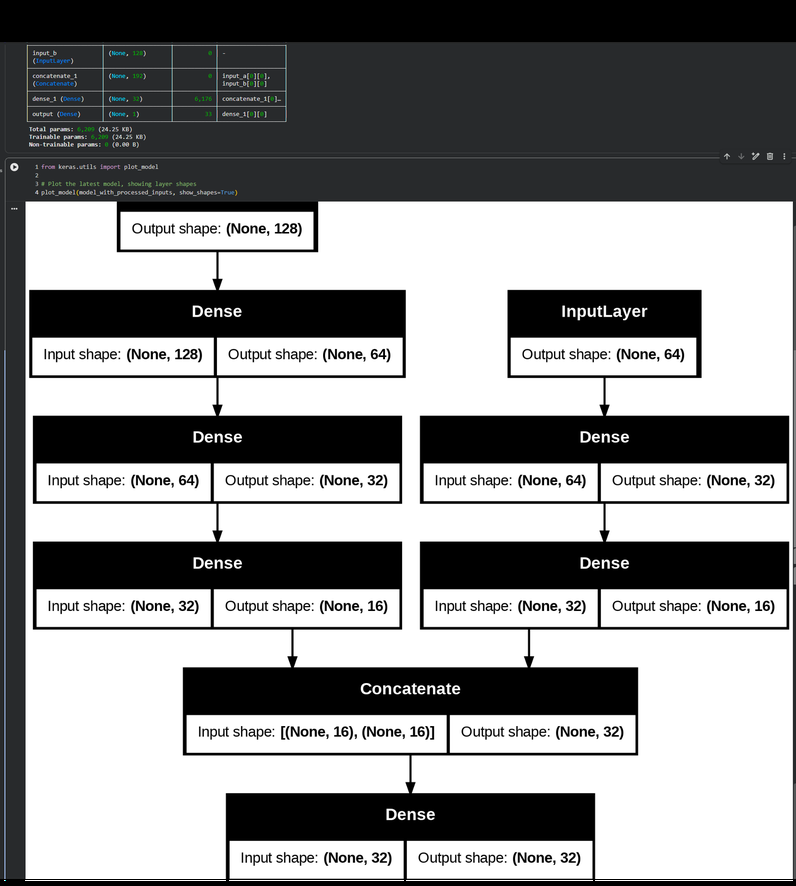
#> input picture Week-7/2026-08-08_06-23-33.png, 796 x 886 px, shrunk from 1776 x 1978 before the run, found by its file name
$ jupyter execute 'Computer Vission _Lab Task 2_ Edge Detection and Contour Detection.ipynb'
#> lines starting #> are read from the running program, lines starting #| are printed output that depends on the picture; after the words box and inside, x2 and y2 are one past the last pixel; in counts of white or black regions, pixels touching at a corner belong together
Objective

-Detect object boundaries using grayscale conversion, Gaussian blur, Canny edge detection, and contour detection.

-Recommended Images:

Coins, fruits, shapes, stationery, or any image with clear object boundaries.

[cell 1]
import cv2
import numpy as np
import matplotlib.pyplot as plt
from google.colab import files

print("OpenCV version:", cv2.__version__)

Step 1: Upload an Image

[cell 2]
uploaded = files.upload()
#> the answer given: 2026-08-08_06-23-33.png
image_path = list(uploaded.keys())[0]
print("Uploaded image:", image_path)

Step 2: Read and Display Original Image

[cell 3]
img_bgr = cv2.imread(image_path)
#> img_bgr is the input picture: shape (886, 796, 3); mean B, G, R 141.1, 140.7, 140.2

if img_bgr is None:
    raise ValueError("Image could not be loaded.")

img_rgb = cv2.cvtColor(img_bgr, cv2.COLOR_BGR2RGB)

plt.figure(figsize=(7,5))
plt.imshow(img_rgb)
plt.title("Original Image")
plt.axis("off")
plt.show()

print("Image shape:", img_rgb.shape)
#| Image shape: (886, 796, 3)

Step 3: Convert to Grayscale

[cell 4]
gray = cv2.cvtColor(img_rgb, cv2.COLOR_RGB2GRAY)

plt.figure(figsize=(7,5))
plt.imshow(gray, cmap="gray")
plt.title("Grayscale Image")
plt.axis("off")
plt.show()

Step 4: Apply Gaussian Blur

-Blurring reduces noise before edge detection.

[cell 5]
blur = cv2.GaussianBlur(gray, (5, 5), 0)
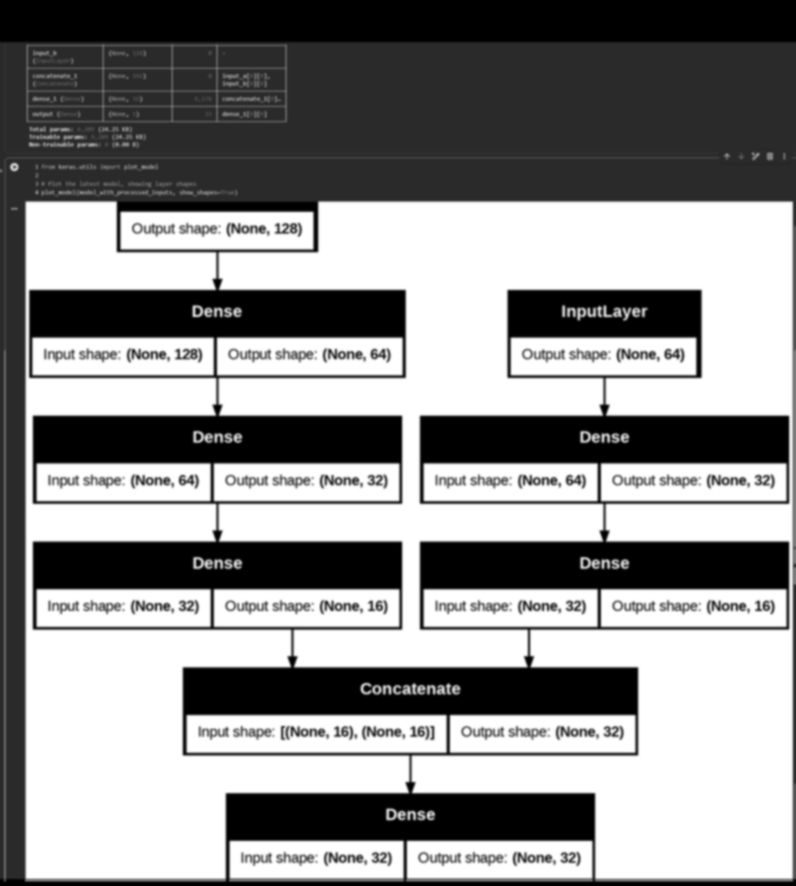
#> blur: shape (886, 796); min 0, max 255, mean 140.7

plt.figure(figsize=(7,5))
plt.imshow(blur, cmap="gray")
plt.title("Blurred Image")
plt.axis("off")
plt.show()

Step 5: Apply Canny Edge Detection

[cell 6]
low_threshold = 50    # we can lower threshold to capture missing contours
high_threshold = 100

edges = cv2.Canny(blur, low_threshold, high_threshold)
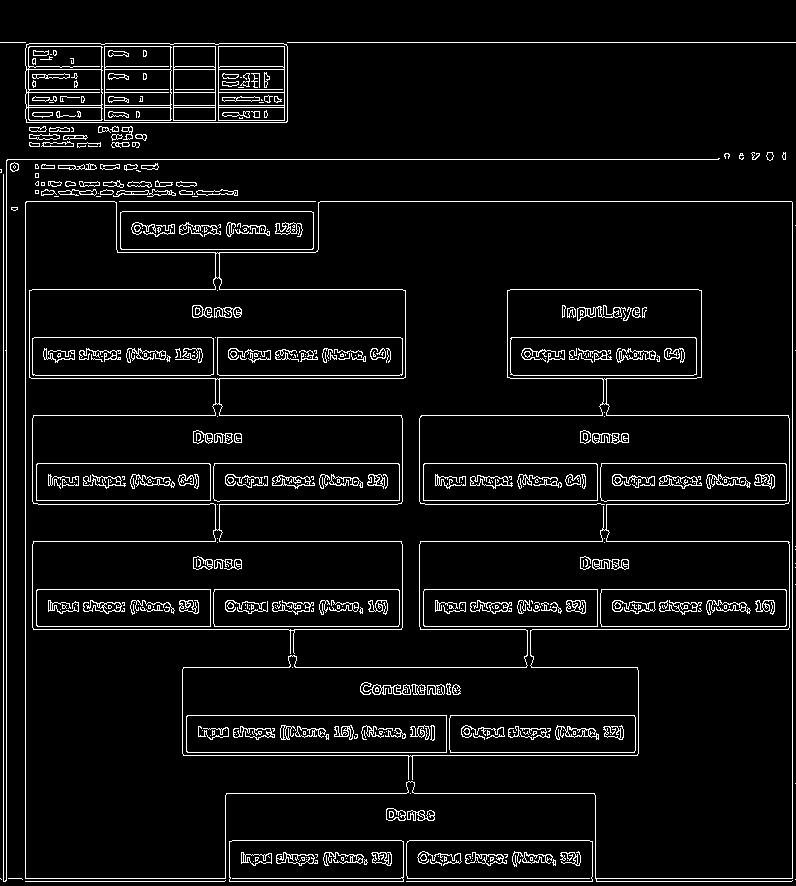
#> edges: shape (886, 796); 5.8% white in thin lines or dots

plt.figure(figsize=(7,5))
plt.imshow(edges, cmap="gray")
plt.title("Canny Edge Detection")
plt.axis("off")
plt.show()

Step 6: Find and Draw Contours

[cell 7]
contours, hierarchy = cv2.findContours(edges, cv2.RETR_EXTERNAL, cv2.CHAIN_APPROX_SIMPLE)
#> contours = 94 contours, 51 with area under 20; largest, box (x1, y1, x2, y2) and area: (25, 201, 793, 882) 477440, (25, 43, 288, 123) 20655, (120, 211, 314, 250) 7330, (229, 840, 404, 882) 7128, (465, 852, 507, 866) 232

output = img_rgb.copy()
cv2.drawContours(output, contours, -1, (255, 0, 0), 2)
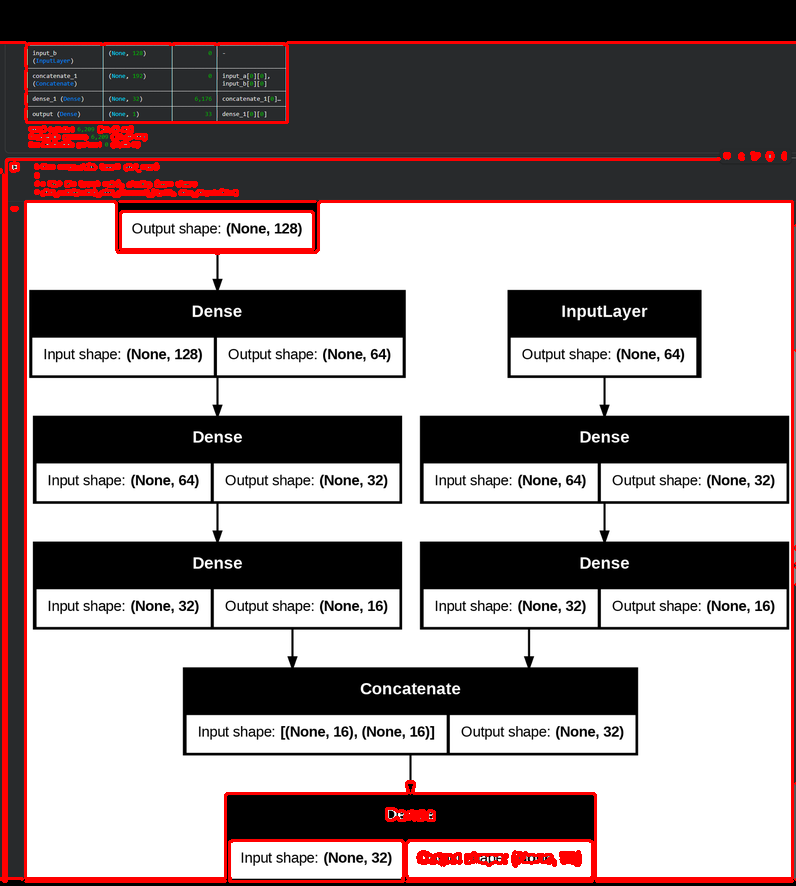
#> output: shape (886, 796, 3); mean R, G, B 147.8, 136, 136.3

plt.figure(figsize=(7,5))
plt.imshow(output)
plt.title("Detected Contours")
plt.axis("off")
plt.show()

print("Total contours detected:", len(contours))
#| Total contours detected: 94

Step 7: Filter Small Contours

-Sometimes noise creates small contours. We remove very small areas.

[cell 8]
min_area = 20      # Lowered min_area to capture more details

filtered_contours = []
for cnt in contours:
    area = cv2.contourArea(cnt)
    if area > min_area:
        filtered_contours.append(cnt)
#> this loop made 94 passes
#> area on passes 16, 17, 18, 19, 21, 23, 24, 25, 35, 38, 44, 46: 29.5, 196, 232.5, 46.5, 25.5, 7128, 129.5, 185, 7330, 477440, 43.5, 142
#> after the loop, filtered_contours = 43 contours; largest, box (x1, y1, x2, y2) and area: (25, 201, 793, 882) 477440, (25, 43, 288, 123) 20655, (120, 211, 314, 250) 7330, (229, 840, 404, 882) 7128, (465, 852, 507, 866) 232

filtered_output = img_rgb.copy()
cv2.drawContours(filtered_output, filtered_contours, -1, (0, 255, 0), 2)
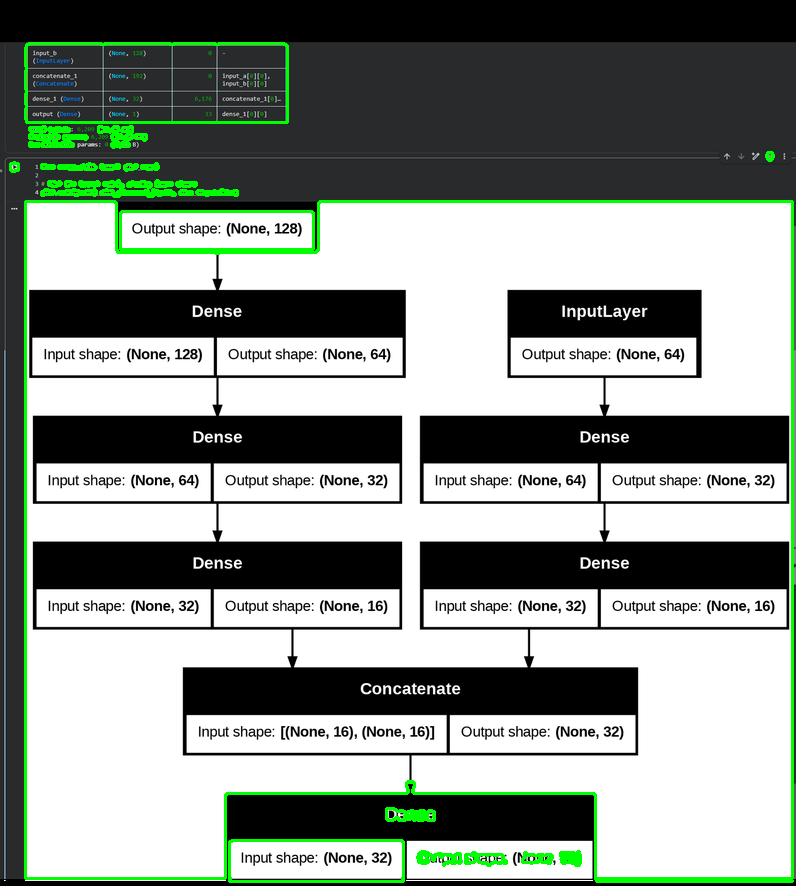
#> filtered_output: shape (886, 796, 3); mean R, G, B 136.6, 145, 137.5

plt.figure(figsize=(7,5))
plt.imshow(filtered_output)
plt.title(f"Filtered Contours: Area > {min_area}")
plt.axis("off")
plt.show()

print("Filtered object count:", len(filtered_contours))
#| Filtered object count: 43

Step 8: Draw Bounding Boxes around Contours

[cell 9]
box_output = img_rgb.copy()

for cnt in filtered_contours:
    x, y, w, h = cv2.boundingRect(cnt)
    cv2.rectangle(box_output, (x, y), (x+w, y+h), (255, 0, 0), 2)
#> this loop made 43 passes
#> (x, y, w, h) on passes 1 to 12: (420, 854, 7, 7), (522, 852, 31, 12), (465, 852, 42, 14), (560, 851, 21, 15), (417, 851, 45, 15), (229, 840, 175, 42), (407, 810, 28, 11), (386, 808, 20, 13), (120, 211, 194, 39), (25, 201, 768, 681), (179, 190, 14, 5), (196, 189, 42, 7)
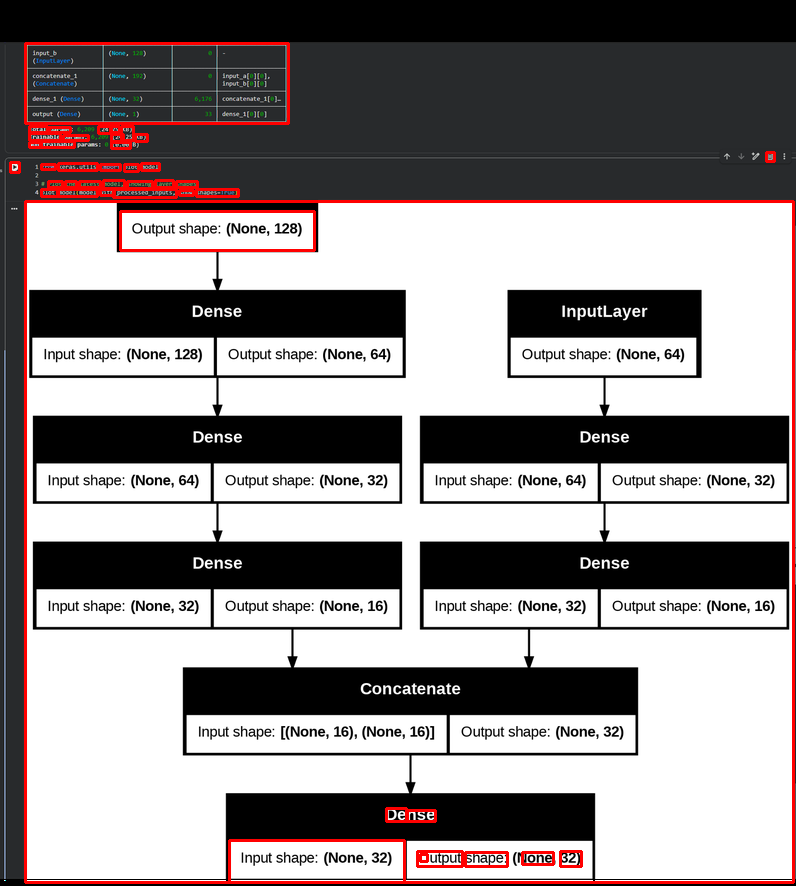
#> box_output: shape (886, 796, 3); mean R, G, B 144.9, 138.5, 138.8

plt.figure(figsize=(7,5))
plt.imshow(box_output)
plt.title("Bounding Boxes around Detected Objects")
plt.axis("off")
plt.show()

Step 9: Display Complete Workflow

[cell 10]
plt.figure(figsize=(16,10))

plt.subplot(2,3,1)
plt.imshow(img_rgb)
plt.title("Original")
plt.axis("off")

plt.subplot(2,3,2)
plt.imshow(gray, cmap="gray")
plt.title("Grayscale")
plt.axis("off")

plt.subplot(2,3,3)
plt.imshow(blur, cmap="gray")
plt.title("Blur")
plt.axis("off")

plt.subplot(2,3,4)
plt.imshow(edges, cmap="gray")
plt.title("Edges")
plt.axis("off")

plt.subplot(2,3,5)
plt.imshow(filtered_output)
plt.title("Contours")
plt.axis("off")

plt.subplot(2,3,6)
plt.imshow(box_output)
plt.title("Bounding Boxes")
plt.axis("off")

plt.show()
